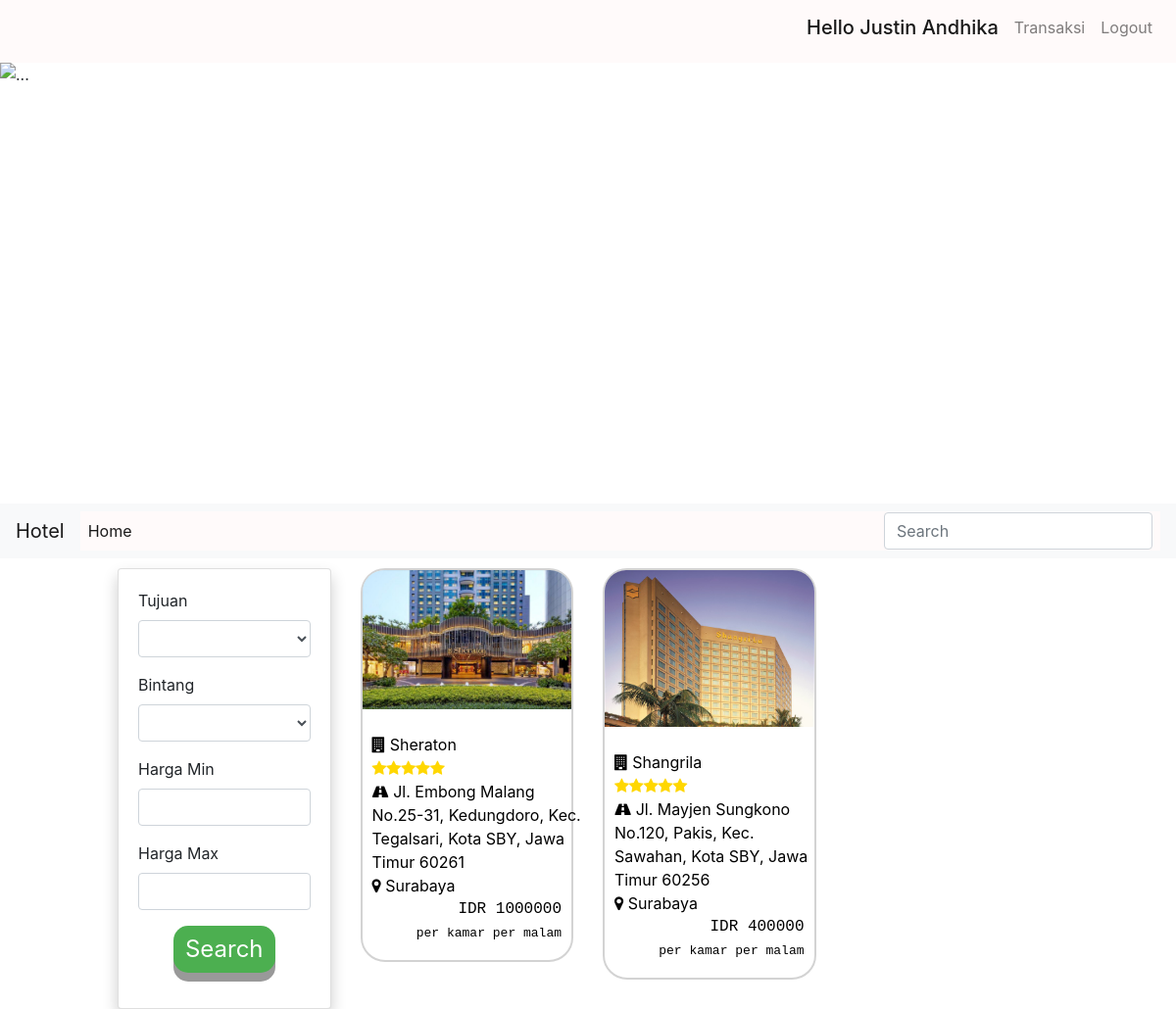
Page /hotel.php?kota=Surabaya (signed in) on the committed database.
### tables this page shows
CREATE TABLE `biohotel` (
  `id_hotel` int(11) NOT NULL,
  `nama_hotel` varchar(255) NOT NULL,
  `kota` varchar(255) DEFAULT NULL,
  `bintang` int(200) DEFAULT NULL,
  `link` varchar(200) NOT NULL,
  `jalan` varchar(200) NOT NULL,
  `harga` int(11) NOT NULL,
  `over_1` varchar(100) NOT NULL,
  `over_2` varchar(100) NOT NULL,
  `over_3` varchar(100) NOT NULL,
  `over_4` varchar(100) NOT NULL,
  `over_5` varchar(100) NOT NULL,
  `kamar_standart` varchar(100) NOT NULL,
  `kamar_upsize` varchar(100) NOT NULL,
  `link_map` varchar(500) NOT NULL,
  `no_telepon` varchar(15) NOT NULL
);

### hotel.php (the view, shortened to what this page needs)
<?php
require_once 'connect.php';
?>
<!DOCTYPE html>
<html>
<head>
    <link rel="stylesheet" href="https://cdnjs.cloudflare.com/ajax/libs/font-awesome/4.7.0/css/font-awesome.min.css">
    <link rel="stylesheet" href="https://cdn.jsdelivr.net/npm/bootstrap@4.5.3/dist/css/bootstrap.min.css"
>
    <link rel="stylesheet" type="text/css" href="https://cdn.datatables.net/1.10.22/css/jquery.dataTables.css">
</head>
<body>
    <nav class="navbar navbar-expand-lg navbar-light " style="background-color:Snow">
        <em><a class="navbar-brand" href="#" id="time"></a></em>
        <div class="collapse navbar-collapse" id="navbarSupportedContent">
            <ul class="navbar-nav ml-auto" id="bar">
                <?php
                    $temp="";
                    $kota=$_GET['kota'];
                    if(isset($_SESSION["id_user"]))
                    {
                        $temp.='<li class="nav-item active" ><a class="nav-link active" href="">
                        <h5> Hello '.$_SESSION["nama"].'</h5> <span class="sr-only">(current)</span></a>
                    </li>
                    <li class="nav-item " ><a class="nav-link " href="history.php?kota='.$kota.'">
                       Transaksi <span class="sr-only">(current)</span></a>
                    </li>
                        <li class="nav-item">
                        <a class="nav-link" href="logout.php" >Logout <span class="sr-only">(current)</span></a>
                   </li>';
                    }
                    echo $temp;
                ?>
            </ul>
        </div>
    </nav>
    <div id="carouselExampleControls" class="carousel slide" data-ride="carousel">
        <div class="carousel-inner">
            <div class="carousel-item active">
                <img src="singapore-246836_1920.jpg" class="d-block w-100" alt="..." style="height: 450px;">
            </div>
        </div>
        <a class="carousel-control-prev" href="#carouselExampleControls" role="button" data-slide="prev">
            <span class="carousel-control-prev-icon" aria-hidden="true"></span>
        </a>
        <a class="carousel-control-next" href="#carouselExampleControls" role="button" data-slide="next">
            <span class="carousel-control-next-icon" aria-hidden="true"></span>
        </a>
    </div>
    <div class="sticky">
        <nav class="navbar navbar-expand-lg navbar-light bg-light" style="margin-bottom: 10px;">
            <a class="navbar-brand" href="#">Hotel</a>
            <div class="collapse navbar-collapse" id="navbarSupportedContent" style="background-color:snow;">
                <ul class="navbar-nav mr-auto">
                    <li class="nav-item active">
                        <a class="nav-link" href="login.php">Home <span class="sr-only">(current)</span></a>
                    </li>
                </ul>
                <form class="form-inline my-2 my-lg-0">
                    <input class="form-control mr-sm-2" type="search" placeholder="Search" aria-label="Search"
                        id="namahotel" placeholder="Nama Hotel">
                </form>
            </div>
        </nav>
    </div>
    <div class="" style="margin-left: 32px;background-color:white;width: 80%;margin: 0px auto;">
        <div class="row">
            <div class="col-sm-3">
                <div class="card" style="box-shadow: 0 8px 16px 0 rgba(0,0,0,0.2);">
                    <div class="card-body">
                        <div class="row">
                            <div class="col">
                                <div class="form-group">
                                    <label for="exampleFormControlSelect1">Tujuan</label>
                                    <select class="form-control" id="tujuan">
                                        <option value="NULL"></option>
                                        <?php
                  $sql="SELECT DISTINCT(kota) from biohotel";
                  $result=$conn->query($sql);
                  while($row = $result->fetch_assoc()) {
                    echo "<option>".$row["kota"]."</option>";
                  }
                  ?>
                                    </select>
                                </div>
                            </div>
                        </div>
                        <div class="row">
                            <div class="col">
                                <div class="form-group">
                                    <label for="exampleFormControlSelect1">Bintang</label>
                                    <select class="form-control fa" id="bintang">
                                        <option value="0"></option>
                                        <option class="fa fa-star" style="color: gold;" value="1"> &#xf005; </option>
                                    </select>
                                </div>
                            </div>
                        </div>
                        <div class="row">
                            <div class="col">
                                <div class="form-group">
                                    <label for="exampleFormControlSelect1">Harga Min</label>
                                    <input type="number" class="form-control" placeholder="" id="min" min="0">
                                </div>
                            </div>
                        </div>
                        <div class="row">
                            <div class="col">
                                <div class="form-group">
                                    <label for="exampleFormControlSelect1">Harga Max</label>
                                    <input type="number" class="form-control" placeholder="" id="max" min="0">
                                </div>
                            </div>
                        </div>
                        <div class="row">
                            <div class="col">
                                <p style="text-align: center;"><button type="button" class="btn btn-primary button"
                                        style="margin:0px auto" id="carik">Search</button></p>
                            </div>
                        </div>
                    </div>
                </div>
            </div>
            <div class="col-sm-9" id="shdata">
                <?php
            $kota=$_GET['kota'];
            $sql="SELECT id_hotel,nama_hotel,kota,bintang,link,jalan,harga
            from biohotel where kota='$kota'";
            $result=$conn -> query($sql);
            $hasil="<div class='row'>"."<div class='col'>";
            $i=1;
            while($row = $result->fetch_assoc()) {
              $id=$row['id_hotel'];
              if($row['bintang']==1){
                if($i==1){
                  $hasil.= "<a href='roomhotel.php?nomer=$id&kota=$kota' id='link'>"."<div onclick class='hotel' id='$id' style='border-radius: 25px;border: 2px solid lightgray;padding: 10px;margin-bottom: 10px;padding: 0px;'>"."<div onclick class='row'>"."<div class='col'>"."<img src='".$row['link']."' style='width: 100%;height: 100%;border-top-left-radius: 22px;border-top-right-radius: 22px;'></img>"."</div>"."</div>"."<div class='row'>"."<div class='col-sm-12' style='margin-left: 10px;'>"."<br>"."<i class='fa fa-building' aria-hidden='true'></i> ".$row['nama_hotel']."<br>"."<i class='fa fa-star checked' style='color: gold;'></i>"."<i class='fa fa-star '></i>"."<i class='fa fa-star '></i>"."<i class='fa fa-star ' ></i>"."<i class='fa fa-star '></i>"."<br>"."<i class='fa fa-road' aria-hidden='true'></i> ".$row['jalan']."<br>"."<i class='fa fa-map-marker' aria-hidden='true'></i> ".$row['kota']."<br>"."<p class='text-monospace' style='text-align: right;font-family: Gotham-Black;margin-right: 20px;' >IDR ".$row['harga']."<br>"."<span style='font-size: small;'>"."per kamar per malam"."</span>"."</p>"."</div>"."</div>"."</div>"."</a>";
                  $hasil.="</div>";
                  $i++;
                }
                else if($i==2){
                  $hasil.="<div class='col'>";
                    $hasil.= "<a href='roomhotel.php?nomer=$id&kota=$kota' id='link'>"."<div onclick class='hotel' id='$id' style='border-radius: 25px;border: 2px solid lightgray;padding: 10px;margin-bottom: 10px;padding: 0px;'>"."<div onclick class='row'>"."<div class='col'>"."<img src='".$row['link']."' style='width: 100%;height: 100%;border-top-left-radius: 22px;border-top-right-radius: 22px;'></img>"."</div>"."</div>"."<div class='row'>"."<div class='col-sm-12' style='margin-left: 10px;'>"."<br>"."<i class='fa fa-building' aria-hidden='true'></i> ".$row['nama_hotel']."<br>"."<i class='fa fa-star checked' style='color: gold;'></i>"."<i class='fa fa-star' ></i>"."<i class='fa fa-star' ></i>"."<i class='fa fa-star' ></i>"."<i class='fa fa-star' ></i>"."<br>"."<i class='fa fa-road' aria-hidden='true'></i> ".$row['jalan']."<br>"."<i class='fa fa-map-marker' aria-hidden='true'></i> ".$row['kota']."<br>"."<p class='text-monospace' style='text-align: right;font-family: Gotham-Black;margin-right: 20px;' >IDR ".$row['harga']."<br>"."<span style='font-size: small;'>"."per kamar per malam"."</span>"."</p>"."</div>"."</div>"."</div>"."</a>";
                  $hasil.="</div>";
                  $hasil.="<div class='col'>";
                  $i++;
                }
                else if($i==3){
                  $hasil.= "<a href='roomhotel.php?nomer=$id&kota=$kota' id='link'>"."<div onclick class='hotel' id='$id' style='border-radius: 25px;border: 2px solid lightgray;padding: 10px;margin-bottom: 10px;padding: 0px;'>"."<div onclick class='row'>"."<div class='col'>"."<img src='".$row['link']."' style='width: 100%;height: 100%;border-top-left-radius: 22px;border-top-right-radius: 22px;'></img>"."</div>"."</div>"."<div class='row'>"."<div class='col-sm-12' style='margin-left: 10px;'>"."<br>"."<i class='fa fa-building' aria-hidden='true'></i> ".$row['nama_hotel']."<br>"."<i class='fa fa-star checked' style='color: gold;'></i>"."<i class='fa fa-star' ></i>"."<i class='fa fa-star' ></i>"."<i class='fa fa-star' ></i>"."<i class='fa fa-star' ></i>"."<br>"."<i class='fa fa-road' aria-hidden='true'></i> ".$row['jalan']."<br>"."<i class='fa fa-map-marker' aria-hidden='true'></i> ".$row['kota']."<br>"."<p class='text-monospace' style='text-align: right;font-family: Gotham-Black;margin-right: 20px;' >IDR ".$row['harga']."<br>"."<span style='font-size: small;'>"."per kamar per malam"."</span>"."</p>"."</div>"."</div>"."</div>"."</a>";
                  $hasil.="</div>"."</div>";
                  $hasil.="<div class='row'>"."<div class='col'>";
                  $i=1;
                }
                }
              else if($row['bintang']==5){
                if($i==1){
                  $hasil.= "<a href='roomhotel.php?nomer=$id&kota=$kota' id='link'>"."<div onclick class='hotel' id='$id' style='border-radius: 25px;border: 2px solid lightgray;padding: 10px;margin-bottom: 10px;padding: 0px;'>"."<div onclick class='row'>"."<div class='col'>"."<img src='".$row['link']."' style='width: 100%;height: 100%;border-top-left-radius: 22px;border-top-right-radius: 22px;'></img>"."</div>"."</div>"."<div class='row'>"."<div class='col-sm-12' style='margin-left: 10px;'>"."<br>"."<i class='fa fa-building' aria-hidden='true'></i> ".$row['nama_hotel']."<br>"."<i class='fa fa-star' style='color: gold;'></i>"."<i class='fa fa-star' style='color: gold;'></i>"."<i class='fa fa-star' style='color: gold;'></i>"."<i class='fa fa-star' style='color: gold;'></i>"."<i class='fa fa-star' style='color: gold;'></i>"."<br>"."<i class='fa fa-road' aria-hidden='true'></i> ".$row['jalan']."<br>"."<i class='fa fa-map-marker' aria-hidden='true'></i> ".$row['kota']."<br>"."<p class='text-monospace' style='text-align: right;font-family: Gotham-Black;margin-right: 20px;' >IDR ".$row['harga']."<br>"."<span style='font-size: small;'>"."per kamar per malam"."</span>"."</p>"."</div>"."</div>"."</div>"."</a>";
                  $hasil.="</div>";
                  $i++;
                }
                else if($i==2){
                  $hasil.="<div class='col'>";
                    $hasil.= "<a href='roomhotel.php?nomer=$id&kota=$kota' id='link'>"."<div onclick class='hotel' id='$id' style='border-radius: 25px;border: 2px solid lightgray;padding: 10px;margin-bottom: 10px;padding: 0px;'>"."<div onclick class='row'>"."<div class='col'>"."<img src='".$row['link']."' style='width: 100%;height: 100%;border-top-left-radius: 22px;border-top-right-radius: 22px;'></img>"."</div>"."</div>"."<div class='row'>"."<div class='col-sm-12' style='margin-left: 10px;'>"."<br>"."<i class='fa fa-building' aria-hidden='true'></i> ".$row['nama_hotel']."<br>"."<i class='fa fa-star' style='color: gold;'></i>"."<i class='fa fa-star' style='color: gold;'></i>"."<i class='fa fa-star' style='color: gold;'></i>"."<i class='fa fa-star' style='color: gold;'></i>"."<i class='fa fa-star' style='color: gold;'></i>"."<br>"."<i class='fa fa-road' aria-hidden='true'></i> ".$row['jalan']."<br>"."<i class='fa fa-map-marker' aria-hidden='true'></i> ".$row['kota']."<br>"."<p class='text-monospace' style='text-align: right;font-family: Gotham-Black;margin-right: 20px;' >IDR ".$row['harga']."<br>"."<span style='font-size: small;'>"."per kamar per malam"."</span>"."</p>"."</div>"."</div>"."</div>"."</a>";
                  $hasil.="</div>";
                  $hasil.="<div class='col'>";
                  $i++;
                }
                }
            }
            if($i==3){
              $hasil.="<div class='col'>"."</div>"."</div>";
            }
            if($hasil=="<div class='row'>"."<div class='col'>"."</div>"."</div>"){
              echo "No data found";
            }
            else{
              echo $hasil;
            }
          ?>
            </div>
        </div>
    </div>
</body>
</html>

### hotel.php (style rules this page uses)
.fa option { font-weight: 900; }
#link { text-decoration: none; color: black; }
div.sticky { position: -webkit-sticky; position: sticky; top: 0; z-index: 1; }
.button { font-size: 24px; text-align: center; cursor: pointer; outline: none; color: #fff; background-color: #4CAF50; border: none; border-radius: 15px; box-shadow: 0 9px #999; }
.hotel { transition: transform .2s; margin: 0 auto; }

### rows in the picture
biohotel: link (picture), nama_hotel "Sheraton", jalan "Jl. Embong Malang No.25-31, Kedungdoro, Kec. Tegalsari, Kota SBY, Jawa Timur 60261", kota "Surabaya", harga "1000000"
biohotel: link (picture), nama_hotel "Shangrila", jalan "Jl. Mayjen Sungkono No.120, Pakis, Kec. Sawahan, Kota SBY, Jawa Timur 60256", kota "Surabaya", harga "400000"

### other values in the picture
$_SESSION["nama"] "Justin Andhika"
